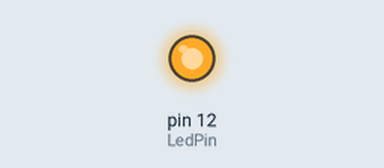
Bench run of a sketch on a simulated Arduino Uno, built with avr-gcc and run on an emulated ATmega328P. Parts: output pins drawn as LEDs (lit = HIGH).

Above: at 1.2 s.
At 6.5 s:
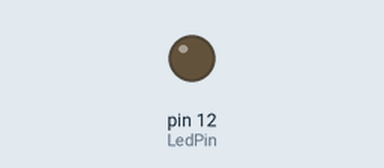
Timing chart, 0 to 8.1 s (numbered marks = the images above):
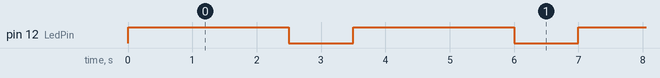

Measured:
- by itself, pin 12 (LedPin): alternates HIGH for 2.5 s and LOW for 1.0 s

The sketch:

blink_with_delay.ino
```cpp
const int LedPin = 12;
void setup() {
  // put your setup code here, to run once:
  pinMode(LedPin , OUTPUT);

}

void loop() {
  // put your main code here, to run repeatedly:
  digitalWrite(LedPin , HIGH);
  delay(2500);
  digitalWrite(LedPin , LOW);
  delay(1000);
}
```
